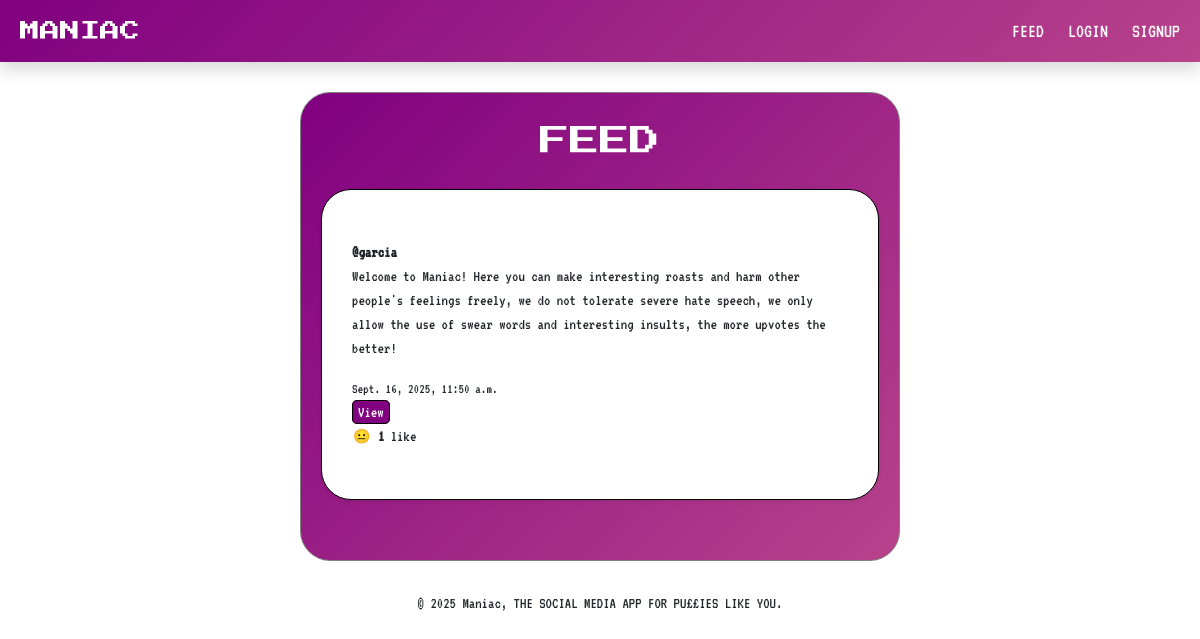
The app's page /, older data.
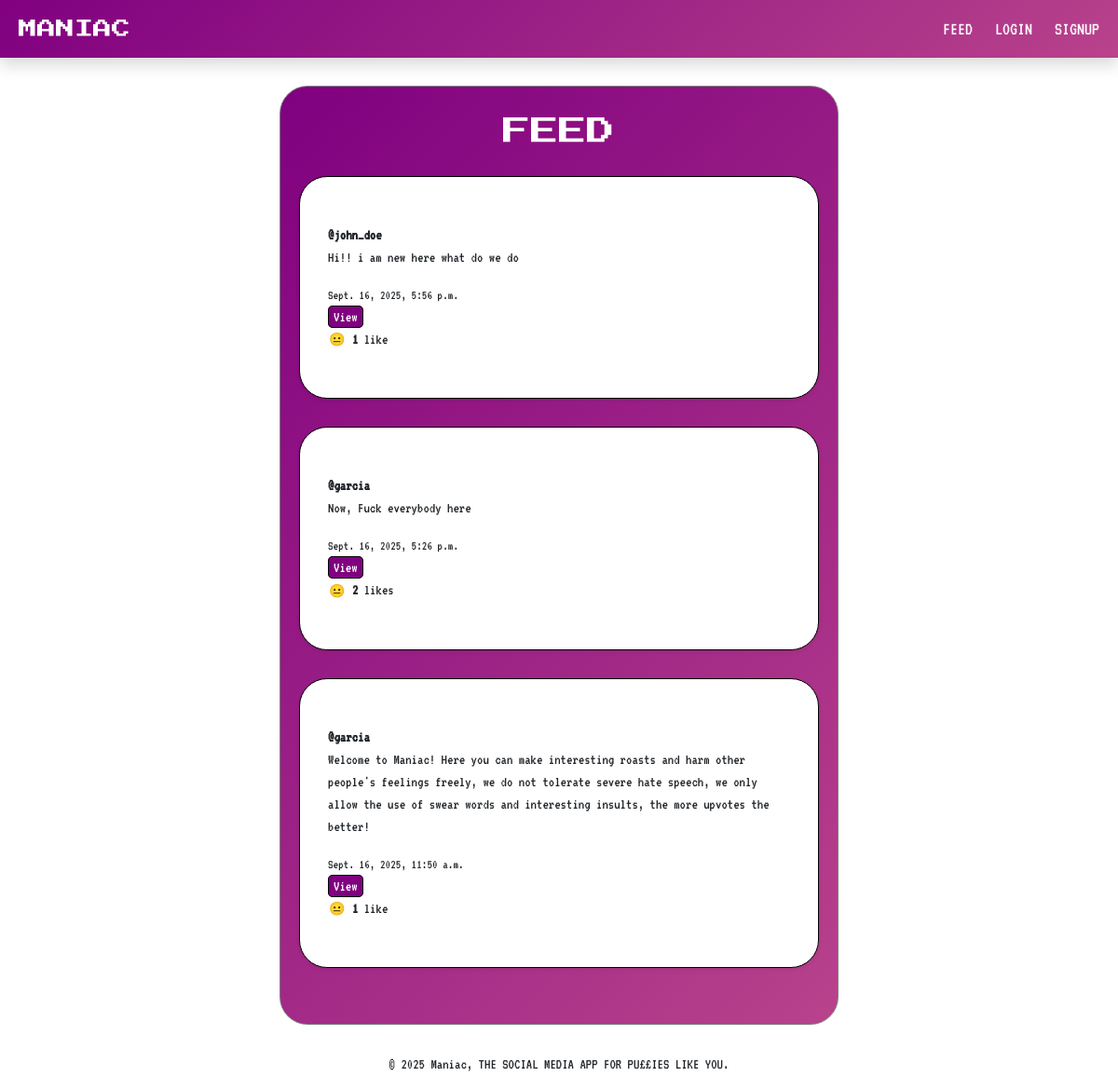
The same page, newer data.
### core/models.py (models this page shows, shortened)
class Post(models.Model):
    author = models.ForeignKey(User, on_delete=models.CASCADE)
    content = models.TextField()
    created_at = models.DateTimeField(auto_now_add=True)
    likes = models.ManyToManyField(User, related_name='liked_posts', blank=True)
    def total_likes(self):
        return self.likes.count()

### core/views.py (the view)
# urls.py: path('', views.feed, name='feed'),
def feed(request):
    posts = Post.objects.all().order_by('-created_at')
    return render(request, 'core/feed.html', {'posts': posts})

### core/templates/core/feed.html (shortened to what this page needs)
{% extends "core/base.html" %}
{% block content %}
  <div class="container-feed-styling">
    <h1 class="font-for-brand text-white text-center" style="font-size: 30px">FEED</h1>
    {% for post in posts %}
      <div class="container-posts-styling font-for-text shadow-sm">
        <strong>@{{ post.author.username }}</strong>
        <p>{{ post.content }}</p>
        <small>{{ post.created_at }}</small>
        <div class="ms-auto">
          {% if post.author == user %}
              <a class="post-button" href="{% url 'edit_post' post.id %}">Edit</a>
              <a class="post-button" href="{% url 'delete_post' post.id %}">Delete</a>
              <a class="post-button" href="{% url 'view_post' post.id %}">View</a>
          {% else %}
              <a class="post-button" href="{% url 'view_post' post.id %}">View</a>
          {% endif %}
        </div>
        <form method="post" action="{% url 'like_post' post.id %}">
          <div class="d-flex flex-row">
            <div>
              {% if user in post.likes.all %}
                <button type="submit" class="btn btn-sm p-0">😂</button>
              {% else %}
                <button type="submit" class="btn btn-sm p-0">😐</button>
              {% endif %}
              <strong>{{ post.total_likes }}</strong>
              {% if post.total_likes == 1%} like {% else %} likes {% endif%}
            </div>
          </div>
        </form>
      </div>
    {% empty %}
      <p class="text-center font-for-text no-posts-text text-white">No posts yet. Be the first to roast someone!</p>
    {% endfor %}
  </div>
{% endblock %}

Row changes from the older to the newer data that the page shows:
added Post: author.username "john_doe", content "Hi!! i am new here what do we do", created_at "Sept. 16, 2025, 5:56 p.m.", shows "View", total_likes "1"
added Post: author.username "garcia", content "Now, Fuck everybody here", created_at "Sept. 16, 2025, 5:26 p.m.", shows "View", total_likes "2"
